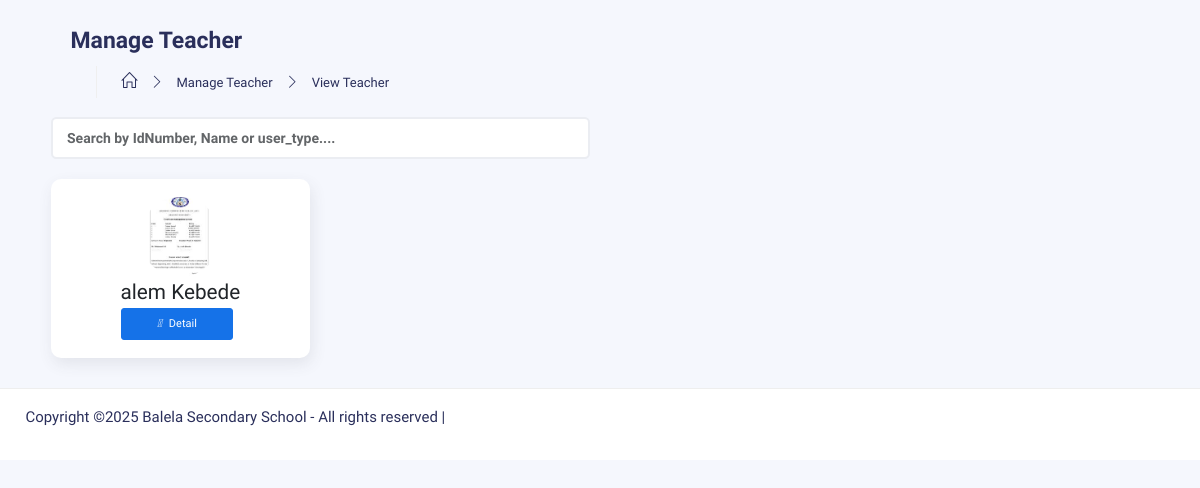
Page /Director/view_Allnstructor.php (signed in) on the earlier database version.
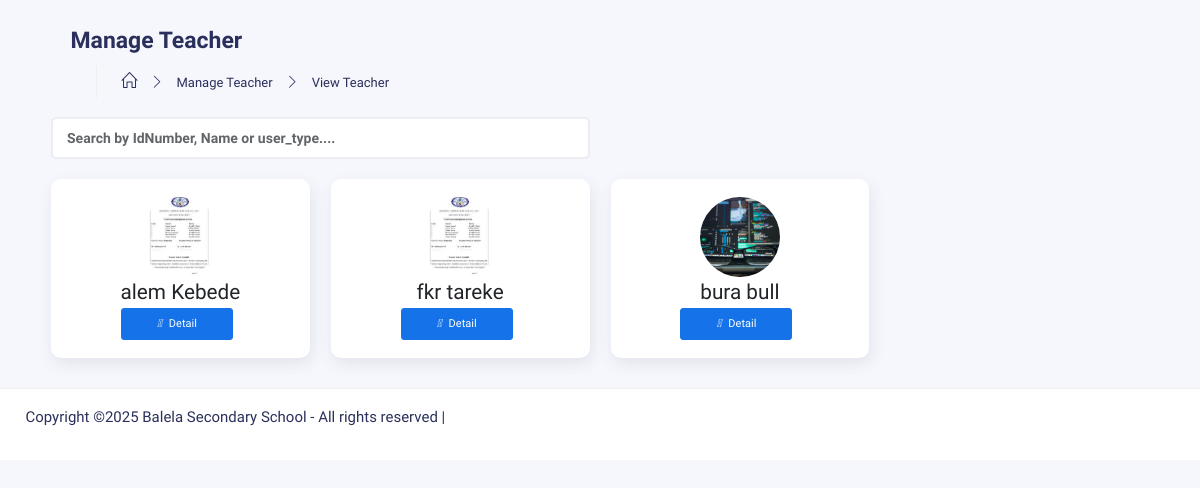
Same page on the later database version.
### tables this page shows
CREATE TABLE IF NOT EXISTS `users` (
  `uid` int NOT NULL AUTO_INCREMENT,
  `idNumber` varchar(50) NOT NULL,
  `profile_picture` varchar(250) NOT NULL,
  `first_name` varchar(30) NOT NULL,
  `father_name` varchar(30) NOT NULL,
  `grandfather_name` varchar(30) NOT NULL,
  `gender` varchar(30) NOT NULL,
  `user_type` varchar(30) NOT NULL,
  `username` varchar(50) NOT NULL,
  `password` varchar(250) NOT NULL,
  `email` varchar(50) NOT NULL,
  `phone` varchar(50) NOT NULL,
  `user_status` int NOT NULL,
  PRIMARY KEY (`uid`)
);

### connection/function.php (called while the page is built, shortened)
<?php
include 'connection.php';
function decryptPassword($encryptedPassword) {
    $key = hash('sha256', SECRET_KEY);
    $iv = substr(hash('sha256', SECRET_IV), 0, 16);
    return openssl_decrypt($encryptedPassword, ENCRYPT_METHOD, $key, 0, $iv);
}
function getUserByID($data)
{
    global $conn;
    $query = mysqli_query($conn, "SELECT * FROM users WHERE uid = '$data'");
    $result = mysqli_fetch_array($query);
    if ($result && isset($result["password"])) {
        $result["password"] = decryptPassword($result["password"]);
    }
    return $result;
}
function getAllInstructors()
{
    global $conn;
    $query = mysqli_query($conn, "select * from users where user_type = 4");
    $result = array();
    while ($row = mysqli_fetch_array($query)) {
        array_push($result, $row);
    }
    return $result;
}
?>

### Director/view_Allnstructor.php (the view, shortened to what this page needs)
<?php
include('directorHeader.php');
?>
<div class="container">
  <div class="page-inner">
    <div class="page-header">
     <h3 class="fw-bold mb-3">Manage Teacher</h3>
      <ul class="breadcrumbs mb-3">
        <li class="nav-home"><a href="#"><i class="icon-home"></i></a></li>
        <li class="separator"><i class="icon-arrow-right"></i></li>
        <li class="nav-item"><a href="#">Manage Teacher</a></li>
        <li class="separator"><i class="icon-arrow-right"></i></li>
        <li class="nav-item"><a href="#">View Teacher</a></li>
      </ul>
   </div>
</div>
<div class="container-fluid">
 <div class="row">
  <div class="col-6">
    <div class="page-title flex-wrap">
    <form method="GET">
    <div class="input-group">
  <input type="text" name="search" id="userSearch" class="form-control"
       style="font-weight: bold;" placeholder="Search by IdNumber, Name or user_type....">
        </div>
    </form>
    </div>
  </div>
</div>
<?php
    if (isset($_SESSION["uid"])) {
        if (isset($_GET['search']) && !empty(trim($_GET['search']))) {
            $searchTerm = $_GET['search'];
            $users = searchUsers($searchTerm);
        } else {
            $users = getAllInstructors();
        }
?>
<div class="row">
    <?php
    if (!empty($users)) {
        foreach ($users as $user) {
    ?>
<div class="col-xl-3 col-lg-4 col-sm-6 user-card"
     data-idnumber="<?= strtolower($user['idNumber']) ?>"
     data-username="<?= strtolower($user['first_name']) ?>"
     data-usertype="<?= strtolower($user['gender']) ?>"
     data-firstname="<?= strtolower($user['first_name']) ?>">
  <div class="card contact_list text-center">
    <div class="card-body">
      <div class="user-content">
        <div class="user-info">
          <div class="user-img">
            <img class="profile-images" src="<?php echo $user["profile_picture"]; ?>" alt="Profile Picture" width="100" height="100">
          </div>
          <div class="user-details">
            <h4 class="user-name mb-0"><?php echo $user["first_name"]; ?> <?php echo $user["father_name"]; ?></h4>
          </div>
        </div>
      </div>
      <a href="view_AllStudentdetail.php?uid=<?php echo $user['uid']; ?>" class="btn btn-primary btn-sm w-50 me-2"><i class="fa-solid fa-user me-2"></i>Detail</a>
    </div>
  </div>
</div>
    <?php }
    } else {
        echo "<p class='mt-3 text-danger'>No users found.</p>";
    }
    ?>
</div>
        <?php
        } else {
        }
        ?>
    </div>
</div>
<?php
include('../Admin/footer.php');
?>

### Director/directorHeader.php (shortened to what this page needs)
<?php
include '../connection/connection.php';
include '../connection/function.php';
?>
<!DOCTYPE html>
<html lang="en">
<head>
	<link rel="stylesheet" href="../assets/css/bootstrap.min.css">
	<link rel="stylesheet" href="../assets/css/plugins.min.css">
	<link rel="stylesheet" href="../assets/css/kaiadmin.min.css">
</head>
<?php
$profile = getUserByID($_SESSION["uid"]);
?>

### Admin/footer.php (shortened to what this page needs)
<footer class="footer">
  <div class="container-fluid">
        <p>Copyright &copy;<script>document.write(new Date().getFullYear());</script>
         Balela Secondary School - All rights reserved |</p>
  			</div>
  		</footer>
<link rel="stylesheet" href="https://cdn.jsdelivr.net/npm/bootstrap-icons@1.10.5/font/bootstrap-icons.css">
  </body>
</html>

### Director/view_Allnstructor.php (style rules this page uses)
.profile-images { width: 80px; height: 80px; border-radius: 100%; object-fit: cover; }

Differences in the rows shown:
added users: profile_picture (picture), first_name "fkr", father_name "tareke"
added users: profile_picture (picture), first_name "bura", father_name "bull"
